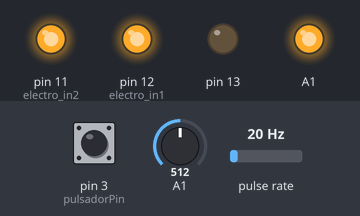
Recording of a sketch running on a simulated Arduino Uno, built with avr-gcc and run on an emulated ATmega328P. On the bench: output pins drawn as LEDs (lit = HIGH). Wiring (inferred from the names in the program): pulse sensor: data pin 2. The inputs (shaded band) are chosen by the test bench; at power-on: pin 3 (pulsadorPin) LOW, A1 = 512, pulse rate 20 Hz. What the sketch prints to the serial monitor is not drawn.

Above: at 0.1 s.
Timing chart, 0 to 1.6 s (numbered marks = the images above):
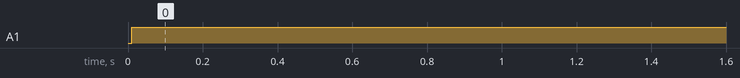

Measured:
- by itself, A1: LOW → HIGH at 0.01 s

The sketch:

4FinalCodeWithRTCandEEPROM.ino
```cpp
/*
 ASPECTOS PARA VER:
 -usar LastDay en EEPROM ADDRESS 2, con el fin de hacer los reinicios por dia,
 ya pude hacerlo con lo del volumen, esto es tarea facil.
*/

//Librerias a utilizar
#include <Time.h>
#include <TimeAlarms.h>
#include <DS1307RTC.h>
#include <SD.h>
#include <Wire.h>
#include <RTClib.h>
#include <SPI.h>
#include <EEPROM.h>
#include <MsTimer2.h>

RTC_DS1307 rtc;    //defino el RTC


//Definimos variables
int electro_in1         = 12;
int electro_in2         = 11;

byte sensorInterrupt    = 0;  // 0 = digital pin 2
const byte sensorPin    = 2;
const byte pulsadorPin  = 3;
float calibrationFactor = 7.11;
volatile unsigned int pulseCount;
float flowRate;
float totalLitres;
unsigned long oldTime;

float volumen;
float volumenMaximo = 0.5;
bool flag = false;

int state = HIGH;      // estado actual del pin de salida
int reading;           // lectura actual del input pin
int previous = LOW;    // lectura anterior del input pin

int  lastDay;

int eeAddress = 0;
int EE_ADDR2 = 1;


//del caudalimetro
void pulseCounter()
{
  pulseCount++;
}


//de memoria eeprom
void flash() {

  if (analogRead(A1) < 920) {
    pinMode(A1, OUTPUT);
    digitalWrite(A1, HIGH);
    return;
  }

  pinMode(A1, INPUT);

  if (analogRead(A1) > 1000) {

    digitalWrite(electro_in1, HIGH);
    digitalWrite(electro_in2, HIGH);

      EEPROM.put(eeAddress, volumen); // del volumen
    //EEPROM.put(EE_ADDR2, lastDay); // del dia
  }
}


void setup() {

  Serial.begin(9600);

  pinMode(electro_in1, OUTPUT);
  pinMode(electro_in2, OUTPUT);
  digitalWrite(electro_in1, HIGH);
  digitalWrite(electro_in2, HIGH);

  pinMode(sensorPin, INPUT);
  pinMode(pulsadorPin, INPUT);  // pulsador entre pin 3 y GND.

  pulseCount        = 0;
  flowRate          = 0.0;
  oldTime           = 0;


  attachInterrupt(sensorInterrupt, pulseCounter, FALLING);


  //del eeprom
  EEPROM.get(eeAddress, volumen);

  MsTimer2::set(10, flash);   //hermoso timer
  MsTimer2::start();

  Serial.print("Litros iniciales: "); //al final no lo termine utilizando
  Serial.print(volumen);

  pinMode(13, OUTPUT);
  digitalWrite(13, LOW);

  //del reloj
  //EEPROM.get(EE_ADDR, lastDay);


}

void loop() {


  /*
  Todavia no pude arreglar el tema del BOUNCE SWITCH, ver esto, la unica posiblidad a considerar
  no es usando un timer sino haciendolo de manera fisica.
  */

  reading = digitalRead(pulsadorPin);   //para hacer que el boton actue como un "switch"

  if (reading == HIGH && previous == LOW) {
    delay(500);
    if (state == HIGH)
      state = LOW;
    else
      state = HIGH;
  }

  previous = reading;

  //caudalimetro
  if (volumen < volumenMaximo && state == LOW)
    if ((millis() - oldTime) > 1000)  {  // Un contador por segundo, utilizando millis
      detachInterrupt(sensorInterrupt);
      flowRate = (((1000.0) / (millis() - oldTime)) * pulseCount) / calibrationFactor;


      // Llevarlo al total
      volumen += flowRate / 60;

      // unsigned int frac;
      Serial.print (volumen, 3);
      Serial.println (" L");

      // Reseteamos para volver a empezar
      pulseCount = 0;

      // Habilitamos la interrupción
      attachInterrupt(sensorInterrupt, pulseCounter, FALLING);
      oldTime = millis();

      flag = true; //esto me tengo que fijar, porque ahora anda pero no se si es lo mas conveniente.
    }


  if (volumen >= volumenMaximo ) {
    flag = false;
  }


  //encendido o apagado de electrovalvula
  if (flag == true && state == LOW) {
    digitalWrite(electro_in1, LOW);
    digitalWrite(electro_in2, LOW);
  }

  else {
    digitalWrite(electro_in1, HIGH);
    digitalWrite(electro_in2, HIGH);
  }


  //reloj, reinicio de volumen cada dia
/*
  DateTime now;
  if (now.day() != lastDay) // this happens exactly once a day.
    volumen = 0; // reset the accumulated volume

  lastDay = now.day();
*/
}
```
